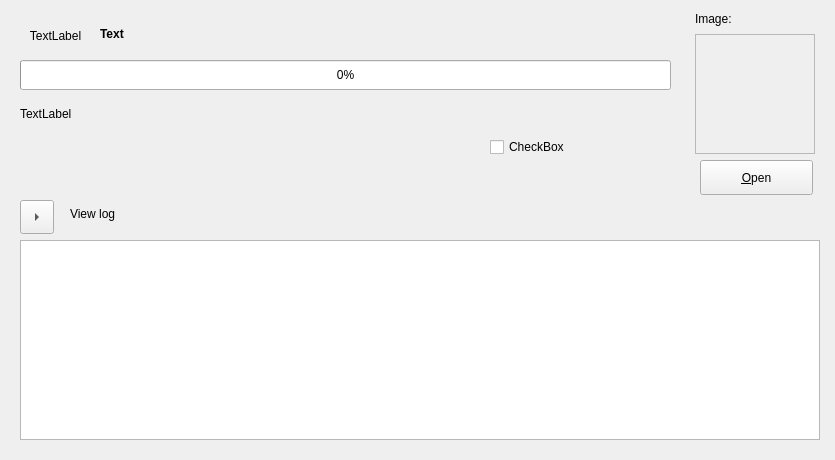
<?xml version="1.0" encoding="UTF-8"?>
<ui version="4.0">
 <class>FindWizardPage</class>
 <widget class="QWizardPage" name="FindWizardPage">
  <property name="geometry">
   <rect>
    <x>0</x>
    <y>0</y>
    <width>835</width>
    <height>460</height>
   </rect>
  </property>
  <property name="windowTitle">
   <string>WizardPage</string>
  </property>
  <property name="title">
   <string>View Search Result and Confirm</string>
  </property>
  <property name="subTitle">
   <string>View the album art search result. If this is the right album art, click next to continue.</string>
  </property>
  <widget class="QLabel" name="artFoundPixmapLabel">
   <property name="geometry">
    <rect>
     <x>30</x>
     <y>10</y>
     <width>51</width>
     <height>51</height>
    </rect>
   </property>
   <property name="sizePolicy">
    <sizepolicy hsizetype="Fixed" vsizetype="Fixed">
     <horstretch>0</horstretch>
     <verstretch>0</verstretch>
    </sizepolicy>
   </property>
   <property name="text">
    <string>TextLabel</string>
   </property>
   <property name="alignment">
    <set>Qt::AlignmentFlag::AlignCenter</set>
   </property>
  </widget>
  <widget class="QLabel" name="artImageLabel">
   <property name="geometry">
    <rect>
     <x>695</x>
     <y>34</y>
     <width>120</width>
     <height>120</height>
    </rect>
   </property>
   <property name="sizePolicy">
    <sizepolicy hsizetype="Fixed" vsizetype="Fixed">
     <horstretch>0</horstretch>
     <verstretch>0</verstretch>
    </sizepolicy>
   </property>
   <property name="frameShape">
    <enum>QFrame::Shape::StyledPanel</enum>
   </property>
   <property name="text">
    <string/>
   </property>
   <property name="scaledContents">
    <bool>true</bool>
   </property>
  </widget>
  <widget class="QToolButton" name="logToolButton">
   <property name="geometry">
    <rect>
     <x>20</x>
     <y>200</y>
     <width>34</width>
     <height>34</height>
    </rect>
   </property>
   <property name="focusPolicy">
    <enum>Qt::FocusPolicy::StrongFocus</enum>
   </property>
   <property name="text">
    <string/>
   </property>
   <property name="arrowType">
    <enum>Qt::ArrowType::RightArrow</enum>
   </property>
  </widget>
  <widget class="QLabel" name="label_5">
   <property name="geometry">
    <rect>
     <x>695</x>
     <y>5</y>
     <width>91</width>
     <height>28</height>
    </rect>
   </property>
   <property name="text">
    <string>Image:</string>
   </property>
  </widget>
  <widget class="QLabel" name="showHideLogLabel">
   <property name="geometry">
    <rect>
     <x>70</x>
     <y>200</y>
     <width>161</width>
     <height>28</height>
    </rect>
   </property>
   <property name="text">
    <string>View log</string>
   </property>
  </widget>
  <widget class="QTextBrowser" name="logTextBrowser">
   <property name="enabled">
    <bool>true</bool>
   </property>
   <property name="geometry">
    <rect>
     <x>20</x>
     <y>240</y>
     <width>800</width>
     <height>200</height>
    </rect>
   </property>
   <property name="sizePolicy">
    <sizepolicy hsizetype="MinimumExpanding" vsizetype="Expanding">
     <horstretch>0</horstretch>
     <verstretch>0</verstretch>
    </sizepolicy>
   </property>
  </widget>
  <widget class="QLabel" name="albumDetailsLabel">
   <property name="enabled">
    <bool>true</bool>
   </property>
   <property name="geometry">
    <rect>
     <x>100</x>
     <y>20</y>
     <width>581</width>
     <height>28</height>
    </rect>
   </property>
   <property name="font">
    <font>
     <bold>true</bold>
    </font>
   </property>
   <property name="text">
    <string>Text</string>
   </property>
  </widget>
  <widget class="QLabel" name="logLabel">
   <property name="geometry">
    <rect>
     <x>20</x>
     <y>100</y>
     <width>641</width>
     <height>28</height>
    </rect>
   </property>
   <property name="autoFillBackground">
    <bool>true</bool>
   </property>
   <property name="text">
    <string>TextLabel</string>
   </property>
  </widget>
  <widget class="QProgressBar" name="progressBar">
   <property name="geometry">
    <rect>
     <x>20</x>
     <y>60</y>
     <width>651</width>
     <height>30</height>
    </rect>
   </property>
   <property name="value">
    <number>0</number>
   </property>
  </widget>
  <widget class="QPushButton" name="openArtImagePushButton">
   <property name="geometry">
    <rect>
     <x>700</x>
     <y>160</y>
     <width>113</width>
     <height>35</height>
    </rect>
   </property>
   <property name="text">
    <string>&amp;Open</string>
   </property>
  </widget>
  <widget class="QCheckBox" name="artFoundHiddenCheckBox">
   <property name="geometry">
    <rect>
     <x>490</x>
     <y>130</y>
     <width>121</width>
     <height>34</height>
    </rect>
   </property>
   <property name="focusPolicy">
    <enum>Qt::FocusPolicy::NoFocus</enum>
   </property>
   <property name="text">
    <string>CheckBox</string>
   </property>
  </widget>
 </widget>
 <resources/>
 <connections/>
</ui>
